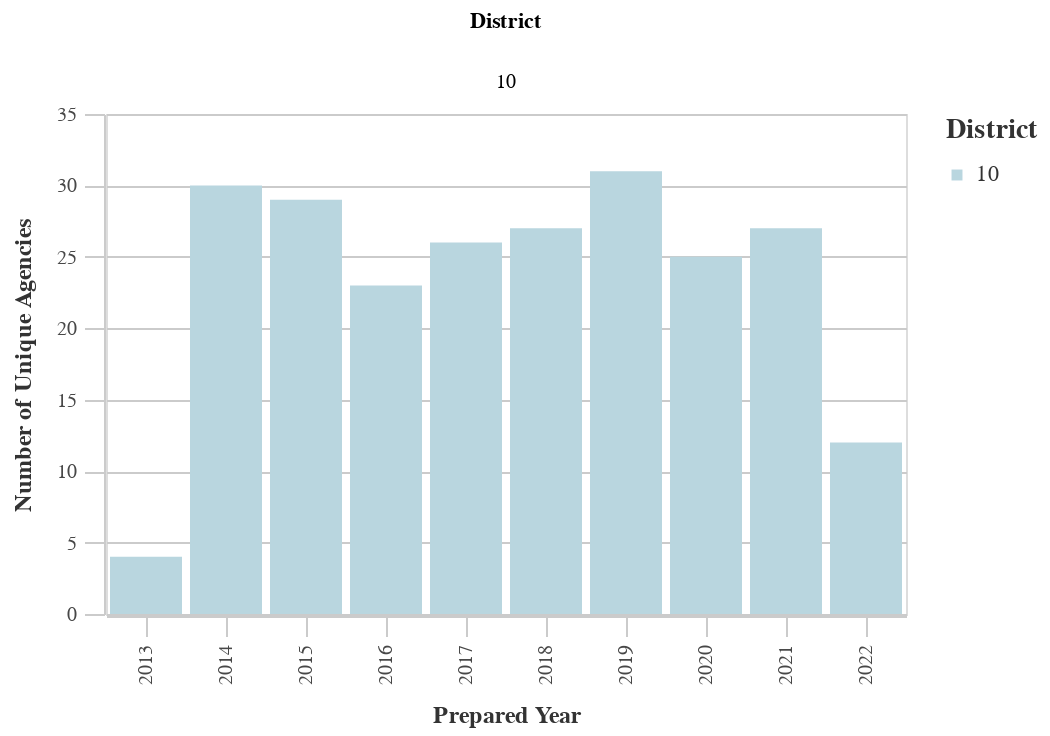

Notebook code cell kept with this figure:
### Code cell
#Unique Prefixes by Dist
dist_years_prefix = ((
        df
        >> group_by(_.prepared_y, _.dist)
        >> summarize(n=_.prefix.nunique())
        >> arrange(-_.prepared_y)
    ).rename(columns={'dist':'District', 'n':'Count'}))

chart11 = (alt.Chart(dist_years_prefix).mark_bar().encode(
        column='District:N',
        x=alt.X('prepared_y:O', title='Prepared Year'),
        y=alt.Y('Count:Q', title='Number of Unique Agencies'),
        color = alt.Color("District:N", 
                              scale=alt.Scale(
                                  range=altair_utils.CALITP_SEQUENTIAL_COLORS),  
                               legend=alt.Legend(title="District")
                              )
                              ))
chart11 = styleguide.preset_chart_config(chart11)
chart11 = _dla_utils_reports.add_tooltip(chart11, 'prepared_y','Count')
    
display(HTML("<h4><strong>Number of Unique Prefix Codes by District</strong></h4>"))
chart11

### Figure 1 — Vega-Lite specification as saved in the notebook (floating-point values rounded to 4 significant figures)
{"config": {"view": {"continuousWidth": 400, "continuousHeight": 300}, "axis": {"domainColor": "#cbcbcb", "grid": true, "gridColor": "#cbcbcb", "gridWidth": 1, "labelColor": "#474747", "labelFont": "Nunito Sans", "labelFontSize": 10, "labelPadding": 4, "tickColor": "#cbcbcb", "tickSize": 10, "titleColor": "#333", "titleFont": "Raleway", "titleFontSize": 12, "titlePadding": 10}, "axisBand": {"grid": false}, "background": "white", "font": "Raleway", "header": {"labelFont": "Nunito Sans", "titleFont": "Raleway"}, "legend": {"labelColor": "#333", "labelFont": "Nunito Sans", "labelFontSize": 11, "labelLimit": 0, "padding": 1, "symbolSize": 30, "symbolType": "square", "titleColor": "#333", "titleFont": "Raleway", "titleFontSize": 14, "titlePadding": 10}, "title": {"anchor": "middle", "font": "Raleway", "fontSize": 18, "fontWeight": 300, "offset": 20}}, "data": {"name": "data-2f657d526ec551b108b11522575c76f1"}, "mark": "bar", "encoding": {"color": {"field": "District", "legend": {"title": "District"}, "scale": {"range": ["#B9D6DF", "#8CBCCB", "#2EA8CE", "#136C97", "#0B405B"]}, "type": "nominal"}, "column": {"field": "District", "type": "nominal"}, "tooltip": [{"field": "prepared_y", "type": "quantitative"}, {"field": "Count", "type": "quantitative"}], "x": {"field": "prepared_y", "title": "Prepared Year", "type": "ordinal"}, "y": {"field": "Count", "title": "Number of Unique Agencies", "type": "quantitative"}}, "height": 250, "width": 400, "$schema": "https://vega.github.io/schema/vega-lite/v4.17.0.json", "datasets": {"data-2f657d526ec551b108b11522575c76f1": [{"prepared_y": 2022.0, "District": 10, "Count": 12}, {"prepared_y": 2021.0, "District": 10, "Count": 27}, {"prepared_y": 2020.0, "District": 10, "Count": 25}, {"prepared_y": 2019.0, "District": 10, "Count": 31}, {"prepared_y": 2018.0, "District": 10, "Count": 27}, {"prepared_y": 2017.0, "District": 10, "Count": 26}, {"prepared_y": 2016.0, "District": 10, "Count": 23}, {"prepared_y": 2015.0, "District": 10, "Count": 29}, {"prepared_y": 2014.0, "District": 10, "Count": 30}, {"prepared_y": 2013.0, "District": 10, "Count": 4}]}}
